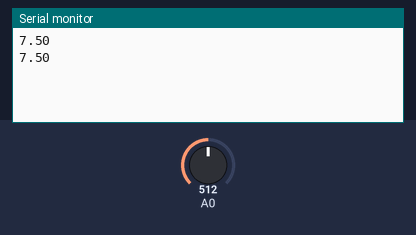
A sketch run on a simulated Arduino Uno, built with avr-gcc and run on an emulated ATmega328P. Shown: the last lines printed to the serial monitor. Inputs (shaded band) come from the test bench; at power-on: A0 = 512.

Above: at 1.8 s.
1.9 s: A0 set to 716
At 2.8 s:
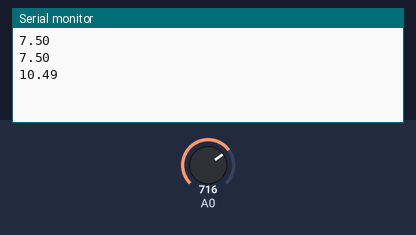
3.4 s: A0 set to 900
At 4.7 s:
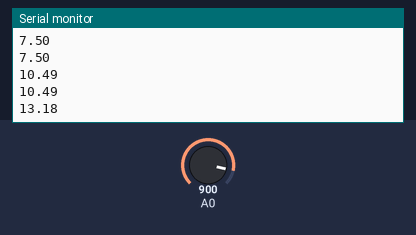
Timing chart, 0 to 6.4 s (numbered marks = the images above; inputs shaded):
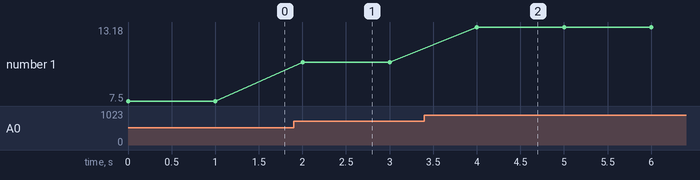

The sketch:

turbidity.ino
```cpp
void setup()
{
  Serial.begin(9600);
}
void loop() {
 int turbidity=analogRead(A0);
 float volt= turbidity*(5.0/1024.0)*3;
 Serial.println(volt);
 delay(1000);
}
```

Measured:
- after the input at 1.9 s, the serial monitor: prints a new line after 0.10 s (image 1)
- after the input at 3.4 s, the serial monitor: prints a new line after 0.60 s (image 2)
- plotted number 1: 7.5 → 10.49 after the input at 1.9 s, 10.49 → 13.18 after the input at 3.4 s
